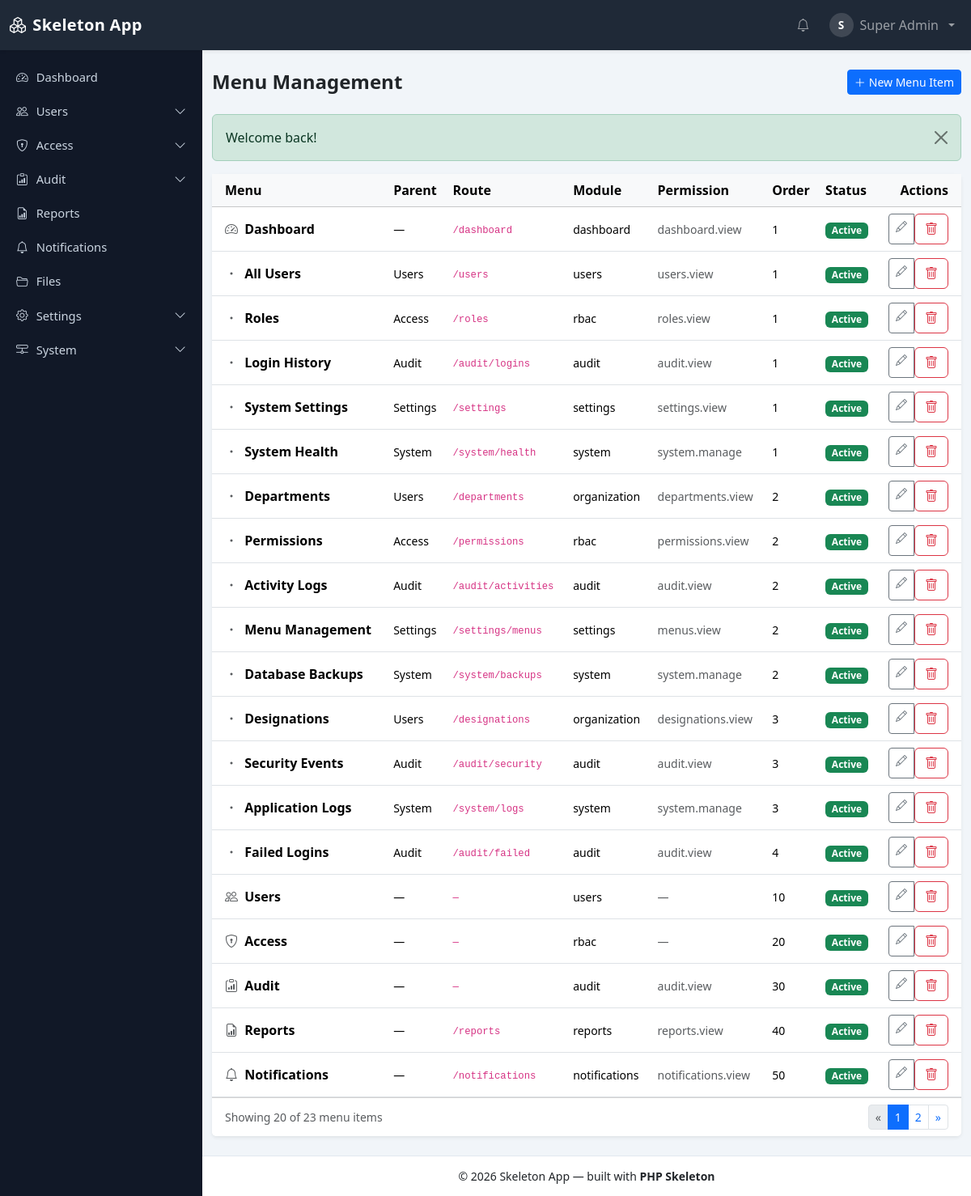
The page /php_Skeleton/settings/menus (signed in) on the database its author committed.
### tables this page shows
CREATE TABLE `users` (
  `id` bigint(20) unsigned NOT NULL AUTO_INCREMENT,
  `name` varchar(150) NOT NULL,
  `email` varchar(190) NOT NULL,
  `password` varchar(255) NOT NULL,
  `status` enum('active','inactive','pending') NOT NULL DEFAULT 'pending',
  `email_verified_at` datetime DEFAULT NULL,
  `remember_token` varchar(100) DEFAULT NULL,
  `last_login_at` datetime DEFAULT NULL,
  `last_login_ip` varchar(45) DEFAULT NULL,
  `failed_attempts` tinyint(3) unsigned NOT NULL DEFAULT 0,
  `locked_until` datetime DEFAULT NULL,
  `password_changed_at` datetime DEFAULT NULL,
  `avatar` varchar(255) DEFAULT NULL,
  `department_id` bigint(20) unsigned DEFAULT NULL,
  `designation_id` bigint(20) unsigned DEFAULT NULL,
  `created_by` bigint(20) unsigned DEFAULT NULL,
  `created_at` datetime DEFAULT NULL,
  `updated_at` datetime DEFAULT NULL,
  PRIMARY KEY (`id`),
  UNIQUE KEY `uq_users_email` (`email`),
  KEY `idx_users_status` (`status`),
  KEY `idx_users_department` (`department_id`),
  KEY `idx_users_designation` (`designation_id`)
);

CREATE TABLE `menus` (
  `id` bigint(20) unsigned NOT NULL AUTO_INCREMENT,
  `parent_id` bigint(20) unsigned DEFAULT NULL,
  `title` varchar(120) NOT NULL,
  `slug` varchar(120) NOT NULL,
  `route` varchar(190) DEFAULT NULL,
  `icon` varchar(60) DEFAULT NULL,
  `permission` varchar(120) DEFAULT NULL,
  `module` varchar(60) NOT NULL DEFAULT 'general',
  `sort_order` int(11) NOT NULL DEFAULT 0,
  `status` enum('active','inactive') NOT NULL DEFAULT 'active',
  `created_at` datetime DEFAULT NULL,
  `updated_at` datetime DEFAULT NULL,
  PRIMARY KEY (`id`),
  UNIQUE KEY `uq_menus_slug` (`slug`),
  KEY `idx_menus_parent` (`parent_id`),
  KEY `idx_menus_module` (`module`),
  CONSTRAINT `fk_menus_parent` FOREIGN KEY (`parent_id`) REFERENCES `menus` (`id`) ON DELETE CASCADE ON UPDATE CASCADE
);

### app/Views/settings/menus/index.php (the view, shortened to what the rows shown need)
<div class="card border-0 shadow-sm">
    <div class="table-responsive">
        <table class="table table-hover align-middle mb-0">
            <thead class="table-light">
            <tr>
                <th class="ps-3">Menu</th>
                <th>Parent</th>
                <th>Route</th>
                <th>Module</th>
                <th>Permission</th>
                <th>Order</th>
                <th>Status</th>
                <th class="text-end pe-3">Actions</th>
            </tr>
            </thead>
            <tbody>
            <?php if (empty($menus)): ?>
                <tr><td colspan="8" class="text-center text-muted py-4">No menu items defined.</td></tr>
            <?php else: foreach ($menus as $menu): ?>
                <tr>
                    <td class="ps-3">
                        <i class="bi <?= e($menu['icon'] ?? 'bi-dot') ?> me-1 text-muted"></i>
                        <span class="fw-semibold"><?= e($menu['title']) ?></span>
                    </td>
                    <td class="small"><?= e($menu['parent_title'] ?? '—') ?></td>
                    <td class="small"><code><?= e($menu['route'] ?? '—') ?></code></td>
                    <td class="small"><?= e($menu['module']) ?></td>
                    <td class="small text-muted"><?= e($menu['permission'] ?? '—') ?></td>
                    <td class="small"><?= (int)$menu['sort_order'] ?></td>
                    <td><?= status_badge((string)$menu['status']) ?></td>
                    <td class="text-end pe-3">
                        <?php if (user_can('menus.manage')): ?>
                            <div class="btn-group btn-group-sm">
                                <a class="btn btn-outline-secondary" href="<?= url('/settings/menus/' . (int)$menu['id'] . '/edit') ?>" title="Edit"><i class="bi bi-pencil"></i></a>
                                <form method="post" action="<?= url('/settings/menus/' . (int)$menu['id']) ?>" class="d-inline" onsubmit="return confirm('Delete this menu item?')">
                                    <button class="btn btn-outline-danger" type="submit" title="Delete"><i class="bi bi-trash"></i></button>
                                </form>
                            </div>
                        <?php endif; ?>
                    </td>
                </tr>
            <?php endforeach; endif; ?>
            </tbody>
        </table>
    </div>
</div>

### app/Helpers/functions.php (shortened to what the rows shown need)
<?php
if (!function_exists('e')) {
    function e(mixed $value): string
    {
        return htmlspecialchars((string)$value, ENT_QUOTES | ENT_SUBSTITUTE, 'UTF-8');
    }
}
if (!function_exists('url')) {
    function url(string $path = ''): string
    {
        return base_url($path);
    }
}
if (!function_exists('base_url')) {
    function base_url(string $path = ''): string
    {
        $base = (string)Config::get('app.url', '');
        $base = rtrim($base, '/');
        if ($path !== '') {
            return $base . '/' . ltrim($path, '/');
        }
        return $base;
    }
}
if (!function_exists('asset')) {
    function asset(string $path): string
    {
        return url('assets/' . ltrim($path, '/'));
    }
}
if (!function_exists('setting')) {
    function setting(string $key, mixed $default = null): mixed
    {
        return SettingsService::instance()->get($key, $default);
    }
}
if (!function_exists('user_can')) {
    function user_can(string $permission): bool
    {
        return \App\Services\PermissionService::instance()->has($permission);
    }
}
if (!function_exists('status_badge')) {
    function status_badge(string $status): string
    {
        $map = [
            'active'   => 'success',
            'inactive' => 'secondary',
            'pending'  => 'warning',
            'suspended'=> 'danger',
            'success'  => 'success',
            'failed'   => 'danger',
            'lockout'  => 'danger',
            'logout'   => 'secondary',
            'info'     => 'info',
            'warning'  => 'warning',
            'critical' => 'danger',
        ];
        $class = $map[$status] ?? 'secondary';
        return '<span class="badge bg-' . $class . '">' . e(ucfirst($status)) . '</span>';
    }
}

### app/Views/layouts/main.php (shortened to what the rows shown need)
<!DOCTYPE html>
<html lang="en">
<head>
    <link href="https://cdn.jsdelivr.net/npm/bootstrap@5.3.3/dist/css/bootstrap.min.css" rel="stylesheet">
    <link href="https://cdn.jsdelivr.net/npm/bootstrap-icons@1.11.3/font/bootstrap-icons.min.css" rel="stylesheet">
    <link rel="stylesheet" href="<?= asset('css/app.css') ?>">
</head>
<body class="app-body">
<nav class="navbar navbar-expand-lg navbar-dark app-navbar shadow-sm sticky-top">
    <div class="container-fluid">
        <div class="collapse navbar-collapse" id="appNav">
            <ul class="navbar-nav ms-auto align-items-center gap-lg-2">
                <li class="nav-item dropdown">
                    <a class="nav-link dropdown-toggle d-flex align-items-center gap-2" href="#" data-bs-toggle="dropdown" aria-expanded="false">
                        <?php if (!empty($appUser['avatar'])): ?>
                            <span class="rounded-circle user-avatar user-avatar-fallback"><?= e(strtoupper(mb_substr((string)$appUser['name'], 0, 1))) ?></span>
                        <?php else: ?>
                            <span class="rounded-circle user-avatar user-avatar-fallback"><?= e(strtoupper(mb_substr((string)$appUser['name'], 0, 1))) ?></span>
                        <?php endif; ?>
                        <span class="d-none d-xl-inline"><?= e($appUser['name']) ?></span>
                    </a>
                </li>
            </ul>
        </div>
    </div>
</nav>
<div class="app-layout">
    <aside class="app-sidebar" id="appSidebar">
        <nav class="sidebar-nav">
            <ul class="nav flex-column">
                <?php foreach (($sidebarMenus ?? []) as $menu): $item = $menu['item']; ?>
                    <?php if (!empty($menu['children'])): ?>
                        <li class="nav-item">
                            <a class="nav-link sidebar-toggle collapsed" data-bs-toggle="collapse" data-bs-target="#menu-<?= e($item['slug']) ?>" aria-expanded="false">
                                <i class="bi <?= e($item['icon'] ?? 'bi-circle') ?>"></i>
                                <span><?= e($item['title']) ?></span>
                                <i class="bi bi-chevron-down ms-auto sidebar-arrow"></i>
                            </a>
                        </li>
                    <?php else: ?>
                        <li class="nav-item">
                            <a class="nav-link <?= isset($item['route']) && $item['route'] !== '' && str_starts_with((string)($currentPath ?? ''), (string)$item['route']) ? 'active' : '' ?>"
                               href="<?= e(url((string)$item['route'])) ?>">
                                <i class="bi <?= e($item['icon'] ?? 'bi-circle') ?>"></i>
                                <span><?= e($item['title']) ?></span>
                            </a>
                        </li>
                    <?php endif; ?>
                <?php endforeach; ?>
            </ul>
        </nav>
    </aside>
    <main class="app-main">
        <div class="container-fluid py-4">
            <?= $content ?>
        </div>
    </main>
</div>
</body>
</html>

### rows shown on the page
users: name "S", name "Super Admin"
menus: title "Dashboard", parent_title "—", route "/dashboard", module "dashboard", permission "dashboard.view", sort_order "1", status "Active"
menus: title "Users", parent_title "—", route "—", module "users", permission "—", sort_order "10", status "Active"
menus: title "Access", parent_title "—", route "—", module "rbac", permission "—", sort_order "20", status "Active"
menus: title "Audit", parent_title "—", route "—", module "audit", permission "audit.view", sort_order "30", status "Active"
menus: title "Reports", parent_title "—", route "/reports", module "reports", permission "reports.view", sort_order "40", status "Active"
menus: title "Notifications", parent_title "—", route "/notifications", module "notifications", permission "notifications.view", sort_order "50", status "Active"
menus: title "Files"
menus: title "Settings"
menus: title "System"
menus: title "All Users", parent.title "Users", route "/users", module "users", permission "users.view", sort_order "1", status "Active"
menus: title "Roles", parent.title "Access", route "/roles", module "rbac", permission "roles.view", sort_order "1", status "Active"
menus: title "Login History", parent.title "Audit", route "/audit/logins", module "audit", permission "audit.view", sort_order "1", status "Active"
menus: title "System Settings", parent.title "Settings", route "/settings", module "settings", permission "settings.view", sort_order "1", status "Active"
menus: title "System Health", parent.title "System", route "/system/health", module "system", permission "system.manage", sort_order "1", status "Active"
menus: title "Departments", parent.title "Users", route "/departments", module "organization", permission "departments.view", sort_order "2", status "Active"
menus: title "Permissions", parent.title "Access", route "/permissions", module "rbac", permission "permissions.view", sort_order "2", status "Active"
menus: title "Activity Logs", parent.title "Audit", route "/audit/activities", module "audit", permission "audit.view", sort_order "2", status "Active"
menus: title "Menu Management", parent.title "Settings", route "/settings/menus", module "settings", permission "menus.view", sort_order "2", status "Active"
menus: title "Database Backups", parent.title "System", route "/system/backups", module "system", permission "system.manage", sort_order "2", status "Active"
menus: title "Designations", parent.title "Users", route "/designations", module "organization", permission "designations.view", sort_order "3", status "Active"
menus: title "Security Events", parent.title "Audit", route "/audit/security", module "audit", permission "audit.view", sort_order "3", status "Active"
menus: title "Application Logs", parent.title "System", route "/system/logs", module "system", permission "system.manage", sort_order "3", status "Active"
menus: title "Failed Logins", parent.title "Audit", route "/audit/failed", module "audit", permission "audit.view", sort_order "4", status "Active"

### other values the page prints
$appSettings['name'] "Skeleton App"
$pageTitle "Menu Management"
$headerActions "New Menu Item"
count($menus) "20"
$pagination['total'] "23"
